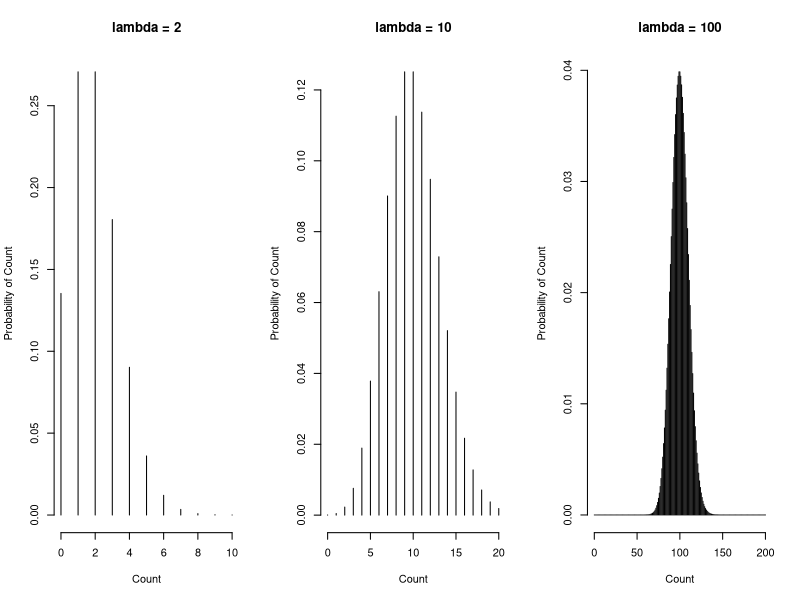

Reproduce this figure in R.
par(mfrow = c(1, 3))
plot(0 : 10, dpois(0 : 10, lambda = 2), type = "h", frame = FALSE, xlab="Count", ylab="Probability of Count", main="lambda = 2")
plot(0 : 20, dpois(0 : 20, lambda = 10), type = "h", frame = FALSE, xlab="Count", ylab="Probability of Count", main="lambda = 10")
plot(0 : 200, dpois(0 : 200, lambda = 100), type = "h", frame = FALSE, xlab="Count", ylab="Probability of Count", main="lambda = 100") 
par(mfrow = c(1, 1))